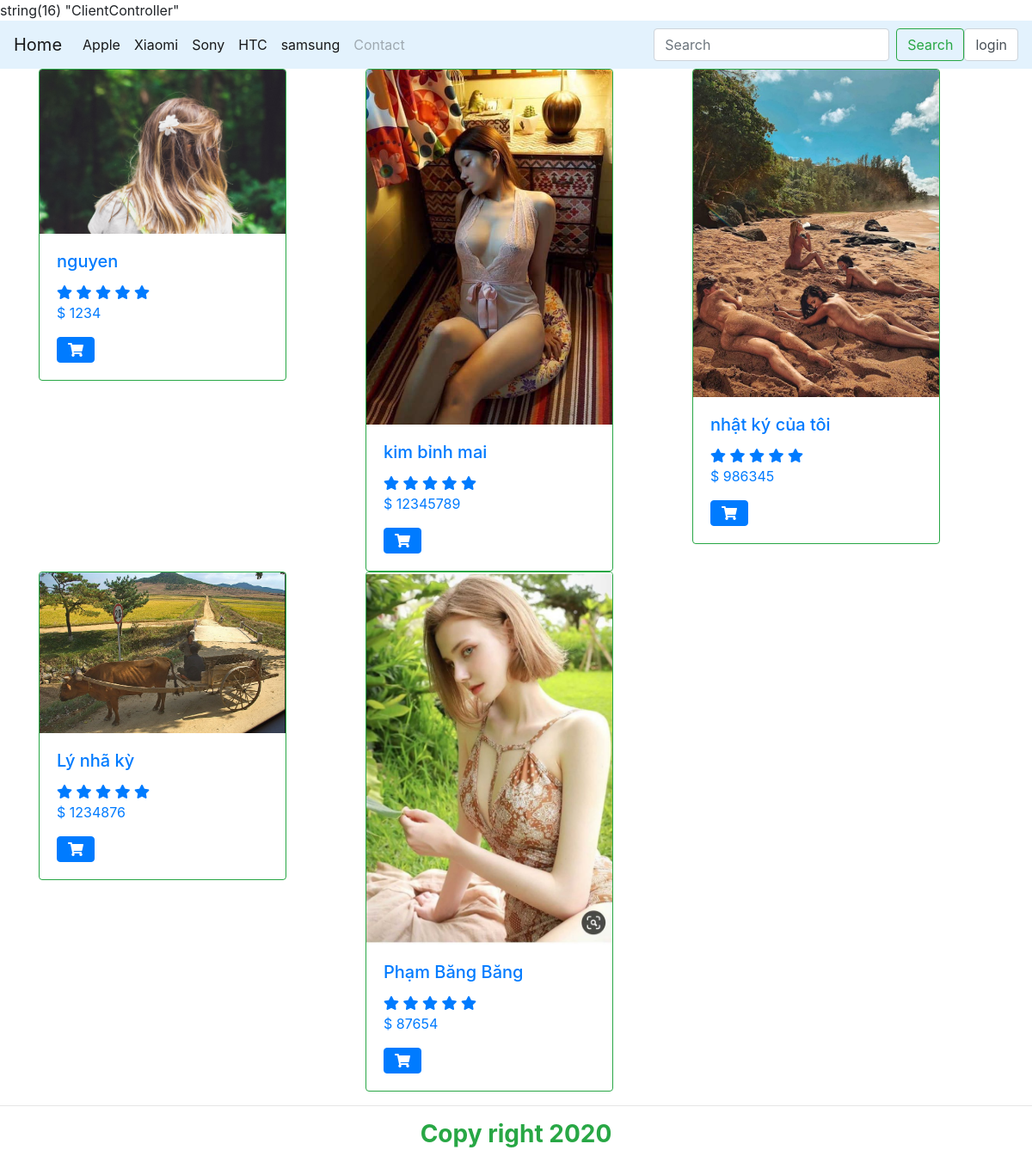
The page / on the database its author committed.
### tables this page shows
CREATE TABLE IF NOT EXISTS `categories` (
  `id` int(11) NOT NULL AUTO_INCREMENT,
  `name` varchar(50) NOT NULL,
  `slug` varchar(50) NOT NULL,
  `created_at` timestamp NOT NULL DEFAULT CURRENT_TIMESTAMP,
  `updated_at` timestamp NOT NULL DEFAULT CURRENT_TIMESTAMP,
  PRIMARY KEY (`id`)
);

CREATE TABLE IF NOT EXISTS `products` (
  `id` int(11) NOT NULL AUTO_INCREMENT,
  `title` varchar(100) NOT NULL,
  `slug` varchar(100) NOT NULL,
  `price` double NOT NULL,
  `image` varchar(100) NOT NULL,
  `status` int(11) NOT NULL,
  `featured` int(11) NOT NULL,
  `desciption` text NOT NULL,
  `cate_id` int(11) NOT NULL,
  `tag_id` int(11) NOT NULL,
  `created_at` timestamp NOT NULL DEFAULT CURRENT_TIMESTAMP,
  `updated_at` timestamp NOT NULL DEFAULT CURRENT_TIMESTAMP,
  PRIMARY KEY (`id`),
  KEY `lien_ket_cate` (`cate_id`),
  KEY `lien_ket_tag` (`tag_id`)
);

### index.php (called while the page is built, shortened)
<?php
if (isset($_GET['controllers'] )){
	if($_GET['controllers'] =='Home'){
		$controllerName = $_GET['controllerName'] ?? 'HomeController';
	}
	if($_GET['controllers'] =='User'){
		$controllerName = $_GET['controllerName'] ?? 'UserController';
	}
	if ($_GET['controllers'] =='Cate'){
		$controllerName = $_GET['controllerName'] ?? 'CateController';
	}
	if ($_GET['controllers'] =='Product'){
		$controllerName = $_GET['controllerName'] ?? 'ProductController';
	}
	if ($_GET['controllers'] =='Tags'){
		$controllerName = $_GET['controllerName'] ?? 'TagsController';
	}
	if ($_GET['controllers'] =='Com'){
		$controllerName = $_GET['controllerName'] ?? 'ComController';
	}
}else{
	$controllerName = $_GET['controllerName'] ?? 'ClientController' ;
}
$action = $_GET['action'] ?? 'index';
include 'Helpers/loadFile.php';
?>

### controllers/ClientController.php (called while the page is built, shortened)
<?php
require_once 'models/ProductModel.php';
require_once 'models/CateModel.php';
class ClientController
{
	public function index()
	{
		$product=new ProductModel();
		$products=$product->index();
		include 'views/client/index.php';
	}
}
?>

### config/db.php (called while the page is built, shortened)
<?php
class Database{
    private static $dns='mysql:host=localhost;dbname=mvc_project2;charset=utf8';
    private static $username='root';
    private static $password='';
    public $conn = ' ';
    public function connect()
    {
        try {
            $this->conn = new PDO(self::$dns,self::$username,self::$password);
        } catch (PDOException $e) {
            echo "KẾt nối thất bại: " . $e->getMessage();
        }
        return $this->conn;
    }
}
?>

### models/CateModel.php (called while the page is built, shortened)
<?php
require_once 'config/db.php';
class CateModel extends Database{
	function index(){
		$querySelect = $this->conn->prepare("SELECT * FROM categories");
		$querySelect->execute();
		$category = $querySelect->fetchAll(PDO::FETCH_ASSOC);
		return $category;
	}
}
?>

### models/ProductModel.php (called while the page is built, shortened)
<?php
require_once 'config/db.php';
class ProductModel extends Database
{
	function index(){
		$querySelect = $this->conn->prepare("SELECT * FROM products");
		$querySelect->execute();
		$product = $querySelect->fetchAll(PDO::FETCH_ASSOC);
		return $product;
	}
}
?>

### views/client/index.php (the view)
<?php
include 'views/client/layout/header.php';
?>
<div class="container">
  <div class="row">
<?php foreach ($products as $key => $value) { ?>
    <div class="col-md-4 col-sm-6">
      <a href="index.php?client=client&action=detail&id=<?php echo $value['id'] ?>">
        <div class="card border-success" style="width: 18rem;">
          <img class="card-img-top img-responsive" src="<?php echo $value['image'] ?>" alt="Card image cap">
          <div class="card-body text-primary">
            <h5 class="card-title"><?php echo $value['title'] ?></h5>
            <div class="pro-rating">
              <a href="#" tabindex="0"><i class="fa fa-star" aria-hidden="true"></i></a>
              <a href="#" tabindex="0"><i class="fa fa-star" aria-hidden="true"></i></a>
              <a href="#" tabindex="0"><i class="fa fa-star" aria-hidden="true"></i></a>
              <a href="#" tabindex="0"><i class="fa fa-star" aria-hidden="true"></i></a>
              <a href="#" tabindex="0"><i class="fa fa-star" aria-hidden="true"></i></a>
            </div>
            <p class="card-price">$ <?php echo $value['price'] ?></p>
            <a href="#" class="btn btn-primary"><i class="fas fa-shopping-cart"></i></a>
          </div>
        </div>
      </a>
    </div>
<?php  } ?>
  </div>
</div>
<?php
include 'views/client/layout/footer.php';
?>

### Helpers/loadFile.php (shortened to what this page needs)
<?php
 var_dump($controllerName) ;
$controller = new $controllerName();
if (method_exists($controller, $action)) {
    $controller->$action();
} else {
    echo "Method not Found";
}

### views/client/layout/header.php (shortened to what this page needs)
<!DOCTYPE html>
<html lang="en">
<head>
  <link rel="stylesheet" href="https://maxcdn.bootstrapcdn.com/bootstrap/4.5.2/css/bootstrap.min.css">
  <link rel="stylesheet" href="https://pro.fontawesome.com/releases/v5.10.0/css/all.css"/>
</head>
<body>
  <?php
  require_once 'models/ProductModel.php';
  require_once 'models/CateModel.php';
  $category=new CateModel();
  $categories=$category->index();
  ?>
  <nav class="navbar navbar-expand-lg navbar-light" style="background-color: #e3f2fd;">
    <div class="collapse navbar-collapse" id="navbarTogglerDemo01">
      <a class="navbar-brand" href="index.php">Home</a>
      <ul class="navbar-nav mr-auto mt-2 mt-lg-0">
        <?php foreach ($categories as $key => $value): ?>
         <li class="nav-item active">
          <a class="nav-link" href="#"><?php echo $value['name']; ?></a>
        </li>
      <?php endforeach ?>
        <li class="nav-item">
          <a class="nav-link disabled" href="#">Contact</a>
        </li>
      </ul>
      <form class="form-inline my-2 my-lg-0">
        <input class="form-control mr-sm-2" type="search" placeholder="Search" aria-label="Search">
        <button class="btn btn-outline-success my-2 my-sm-0" type="submit">Search</button>
        <a href="index.php?controllers=User&action=login" class="form-control">login</a>
      </form>
    </div>
  </nav>

### views/client/layout/footer.php
<hr>
<footer class="footer">
  <div class="container">
    <div class="row">
      <div class="col-md-12">
       <h3 class="text-center" ><span  style="color: #28a745"><b> Copy right 2020 </b></span></h3>
     </div>
   </div>
 </div>
</footer>
</body>
</html>

### rows shown on the page
categories: name "Apple"
categories: name "Xiaomi"
categories: name "Sony"
categories: name "HTC"
categories: name "samsung"
products: image (picture), title "nguyen", price "1234"
products: image (picture), title "kim bỉnh mai", price "12345789"
products: image (picture), title "nhật ký của tôi", price "986345"
products: image (picture), title "Lý nhã kỳ", price "1234876"
products: image (picture), title "Phạm Băng Băng", price "87654"
